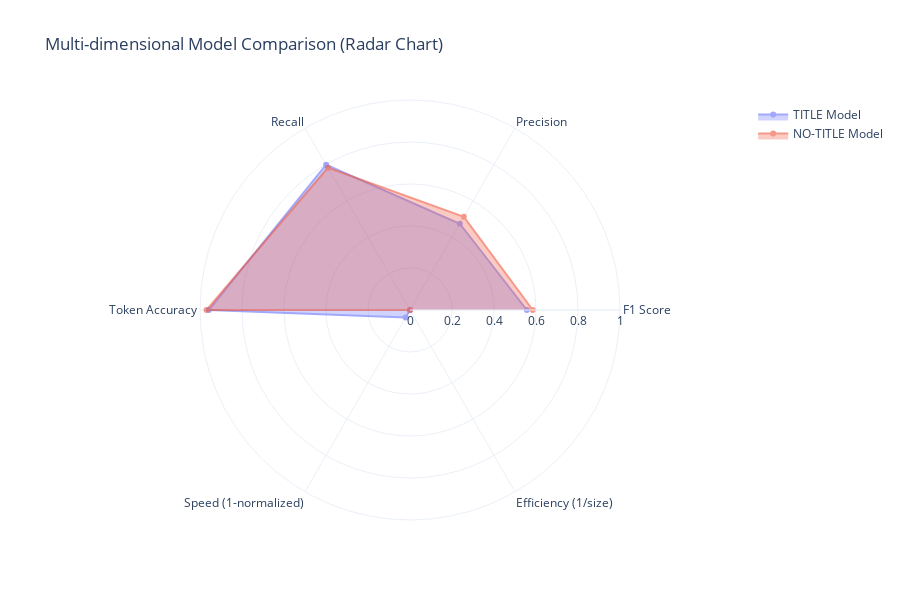

The cell this chart's notebook holds for it:
### Code cell
# 4. Radar Chart for Multi-dimensional Comparison
def create_radar_chart():
    """Create radar chart for multi-dimensional model comparison."""
    
    # Prepare data for radar chart
    categories = ['F1 Score', 'Precision', 'Recall', 'Token Accuracy', 'Speed (1-normalized)', 'Efficiency (1/size)']
    
    fig = go.Figure()
    
    for model_type in df_aggregated['model_type']:
        model_data = df_aggregated[df_aggregated['model_type'] == model_type].iloc[0]
        
        # Normalize speed (lower is better, so invert)
        max_speed = df_aggregated['avg_inference_time_per_sample'].max()
        normalized_speed = 1 - (model_data['avg_inference_time_per_sample'] / max_speed)
        
        # Normalize efficiency (1/size, higher is better)
        max_size = df_aggregated['model_size_mb'].max()
        normalized_efficiency = 1 - (model_data['model_size_mb'] / max_size)
        
        values = [
            model_data['person_f1_mean'],
            model_data['person_precision_mean'],
            model_data['person_recall_mean'],
            model_data['token_accuracy_mean'],
            normalized_speed,
            normalized_efficiency
        ]
        
        fig.add_trace(go.Scatterpolar(
            r=values,
            theta=categories,
            fill='toself',
            name=f'{model_type} Model',
            opacity=0.6
        ))
    
    fig.update_layout(
        polar=dict(
            radialaxis=dict(
                visible=True,
                range=[0, 1]
            )
        ),
        title="Multi-dimensional Model Comparison (Radar Chart)",
        template="plotly_white",
        height=600
    )
    
    return fig

radar_fig = create_radar_chart()
radar_fig.show()

# Save the chart
radar_fig.write_html(CHARTS_PATH / f"radar_comparison_{results_timestamp}.html")
radar_fig.write_image(CHARTS_PATH / f"radar_comparison_{results_timestamp}.png", width=800, height=600)
print("✅ Radar chart saved!")

### Figure 1 — Plotly figure (JSON) as saved in the notebook; plotly's stock layout.template omitted (floating-point values rounded to 4 significant figures)
{"data": [{"fill": "toself", "name": "TITLE Model", "opacity": 0.6, "r": [0.5563, 0.4743, 0.7988, 0.9577, 0.04175, 0], "theta": ["F1 Score", "Precision", "Recall", "Token Accuracy", "Speed (1-normalized)", "Efficiency (1/size)"], "type": "scatterpolar"}, {"fill": "toself", "name": "NO-TITLE Model", "opacity": 0.6, "r": [0.5843, 0.5124, 0.7819, 0.9687, 0, 2.439e-05], "theta": ["F1 Score", "Precision", "Recall", "Token Accuracy", "Speed (1-normalized)", "Efficiency (1/size)"], "type": "scatterpolar"}], "layout": {"height": 600, "polar": {"radialaxis": {"range": [0, 1], "visible": true}}, "title": {"text": "Multi-dimensional Model Comparison (Radar Chart)"}}}
